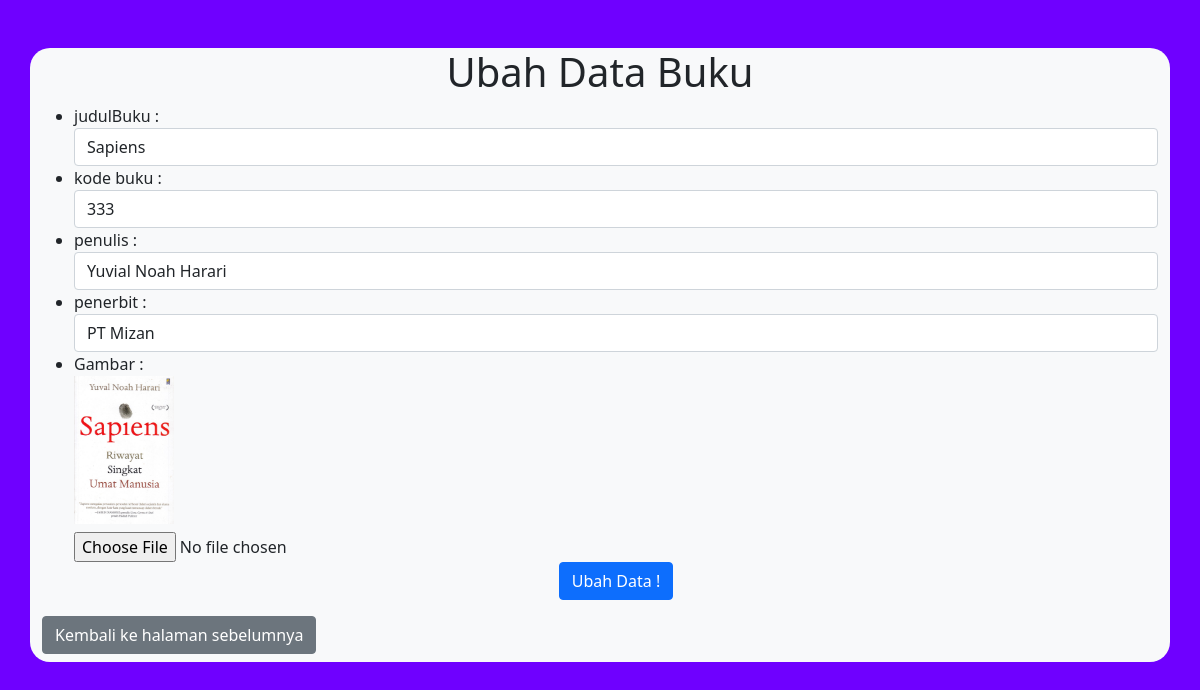
Screenshot of /ubah.php?id=6 with the database file from the repository.
### tables this page shows
CREATE TABLE `buku` (
  `id` int(11) NOT NULL,
  `judul_buku` varchar(100) DEFAULT NULL,
  `kode_buku` char(9) DEFAULT NULL,
  `penulis` varchar(100) DEFAULT NULL,
  `penerbit` varchar(100) DEFAULT NULL,
  `gambar` varchar(100) DEFAULT NULL
);

### functions.php (called while the page is built, shortened)
<?php
$conn = mysqli_connect("sql109.epizy.com", "	epiz_31140428", "7OBQl5GpPcp", "epiz_31140428_phpdasar");
function query($query)
{
    global $conn;
    $result = mysqli_query($conn, $query);
    $rows = [];
    while ($row = mysqli_fetch_assoc($result)) {
        $rows[] = $row;
    }
    return $rows;
}

### ubah.php (the view, shortened to what this page needs)
<?php
require "functions.php";
$id = $_GET["id"];
$bk = query("SELECT * FROM buku WHERE id = $id")[0];
?>
<!DOCTYPE html>
<html lang="en">
<head>
    <link href="https://cdn.jsdelivr.net/npm/bootstrap@5.1.3/dist/css/bootstrap.min.css" rel="stylesheet">
</head>
<body style="background-color: #6f00ff;">
    <div class="container bg-light my-5" style="border-radius:20px;">
        <div class="text-center">
            <h1> Ubah Data Buku </h1>
        </div>
        <form action="" method="post" enctype="multipart/form-data">
            <ul>
                <li>
                    <label for="judulBuku">judulBuku : </label>
                    <input class="form-control" type="text" name="judul_buku" id="judulBuku" required value="<?= $bk["judul_buku"]; ?>">
                </li>
                <li>
                    <label for="kodeBuku">kode buku : </label>
                    <input class="form-control" type="text" name="kode_buku" id="kodeBuku" value="<?= $bk["kode_buku"]; ?>">
                </li>
                <li>
                    <label for="penulis">penulis : </label>
                    <input class="form-control" type="text" name="penulis" id="penulis" value="<?= $bk["penulis"]; ?>">
                </li>
                <li>
                    <label for="penerbit">penerbit : </label>
                    <input class="form-control" type="text" name="penerbit" id="penerbit" value="<?= $bk["penerbit"]; ?>">
                </li>
                <li>
                    <label for="gambar">Gambar : </label>
                    <div class="text-start mb-2">
                        <img src="img/<?= $bk["gambar"]; ?>" width="100" alt="">
                    </div>
                    <input type="file" name="gambar" id="gambar">
                </li>
                <div class="text-center">
                    <button type="submit" class="btn btn-primary" name="submit"> Ubah Data !</button>
                </div>
            </ul>
        </form>
        <a href="index.php" class="btn btn-secondary mb-2">Kembali ke halaman sebelumnya</a>
    </div>
</body>
</html>

### rows the page displays
buku: judul_buku "Sapiens", kode_buku "333", penulis "Yuvial Noah Harari", penerbit "PT Mizan", gambar (picture)
